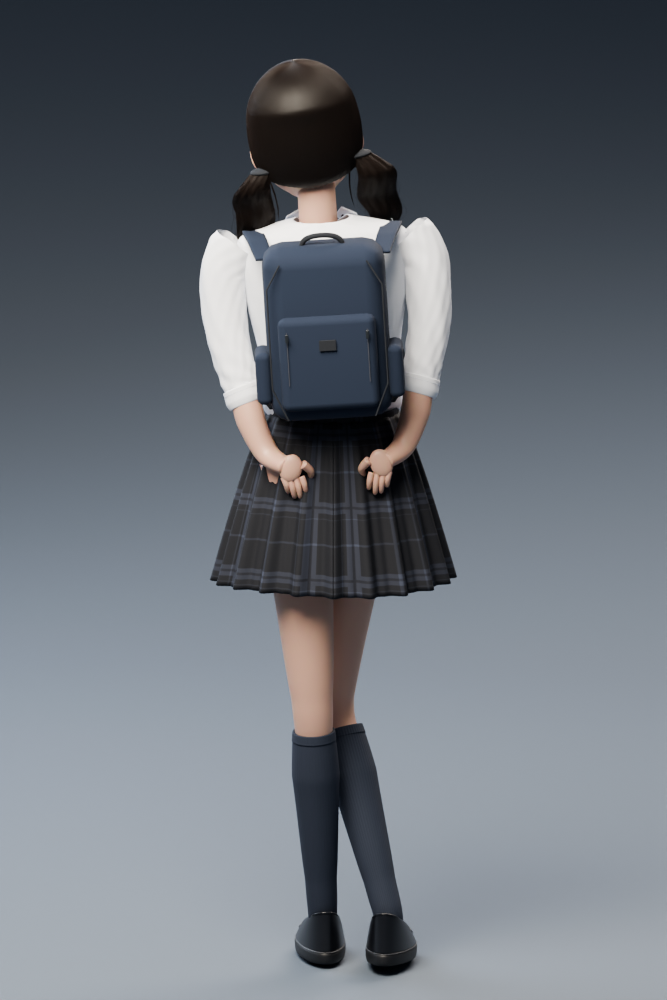
#> input picture back_r14.png, 667 x 1000 px, given in place of front_r05.png, which was not available
$ python contact_sheet.py 5
#> lines starting #> are read from the running program, lines starting #| are printed output that depends on the picture; pictures that were not available may be replaced by others from this repository, and a replacement may not be noted
from pathlib import Path
from PIL import Image,ImageDraw
import sys
r=int(sys.argv[1]);root=Path(__file__).resolve().parents[1];p=root/'preview';names=['front','threequarter','back','side'];sheet=Image.new('RGB',(1440,1650),(22,26,32));d=ImageDraw.Draw(sheet)
#> after `sheet = Image.new('RGB', (1440, 1650), (22, 26, 32))`:
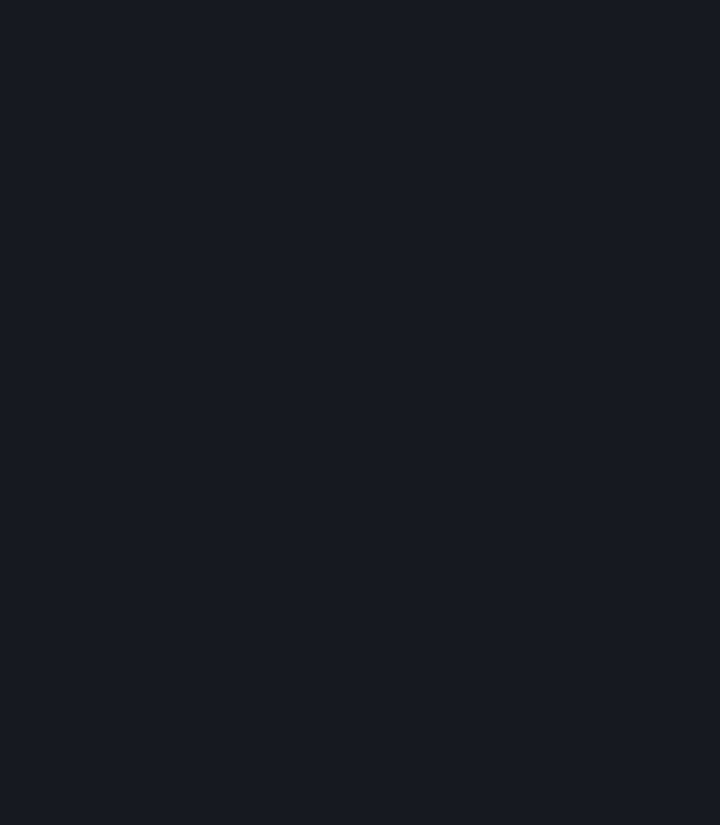
#> sheet: PIL image 1440x1650 RGB (shown at 1/2 size); mean R, G, B 22, 26, 32
for i,name in enumerate(names):
    im=Image.open(p/f'{name}_r{r:02d}.png').convert('RGB');im.thumbnail((720,810));x=(i%2)*720+(720-im.width)//2;y=(i//2)*825;sheet.paste(im,(x,y));d.text(((i%2)*720+16,y+810),f'Revision {r} / {name}',fill=(230,230,230))
#> after `x = i % 2 * 720 + (720 - im.width) // 2`: x = 90
#> after `sheet.paste(im, (x, y))`:
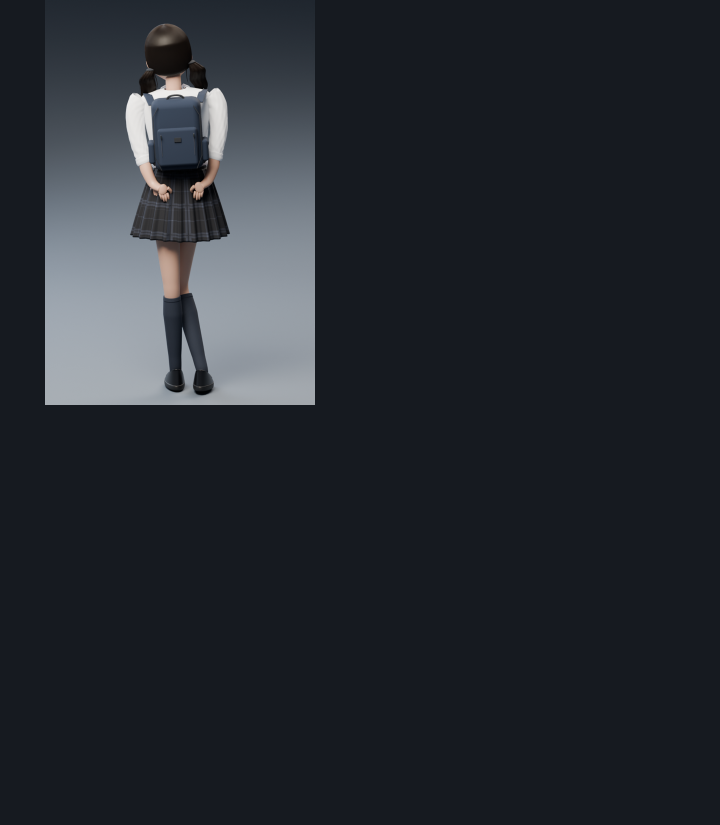
#> sheet: PIL image 1440x1650 RGB (shown at 1/2 size); mean R, G, B 36.9, 41.3, 47.5
#> pass 2 of the loop `for i,name in enumerate(names):`:
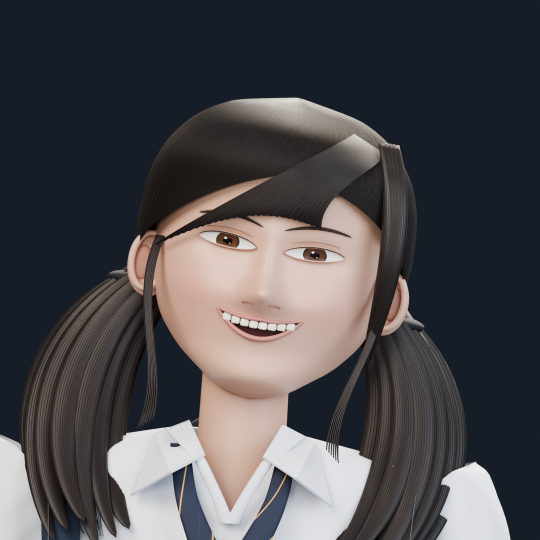
#> input picture face_r04.png, 1080 x 1080 px, given in place of threequarter_r05.png, which was not available (shown at 1/2 size)
#> im: PIL image 1080x1080 RGB
#> `im.thumbnail((720, 810))`:
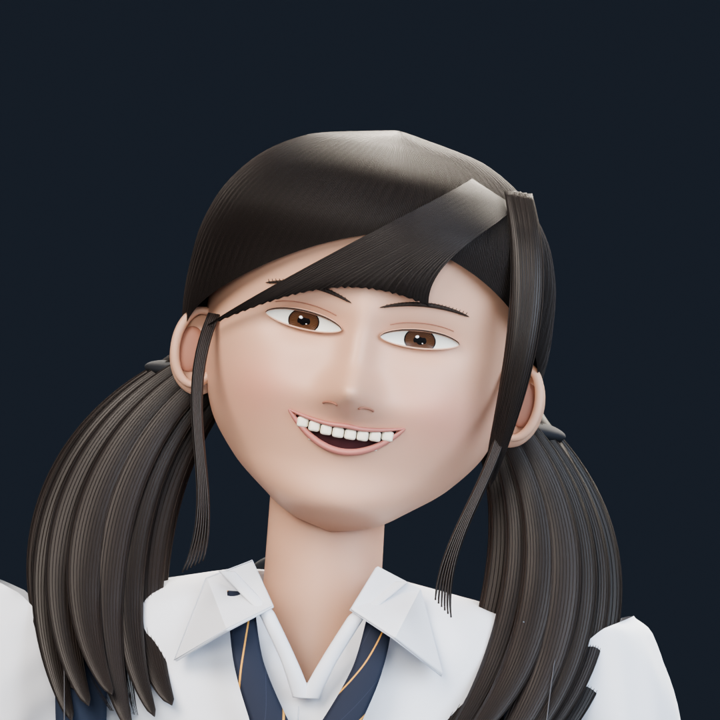
#> im: PIL image 720x720 RGB; mean R, G, B 75.7, 74.3, 76.9
#> `sheet.paste(im, (x, y))`:
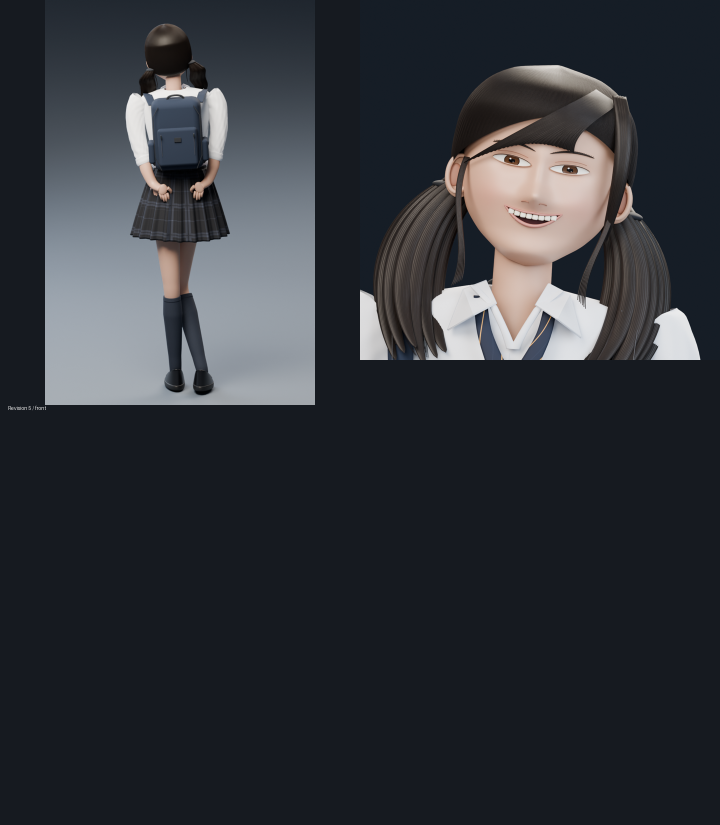
#> sheet: PIL image 1440x1650 RGB (shown at 1/2 size); mean R, G, B 48.7, 51.8, 57.3
#> (the run stopped early here; a loop or call above may not have finished)
